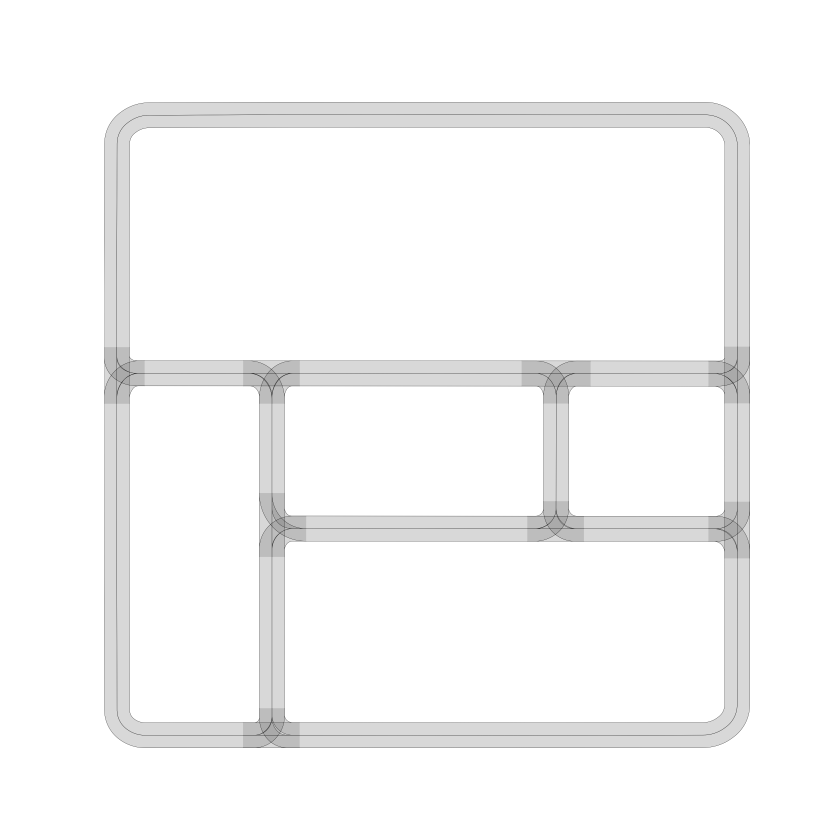
#> input picture python/maps/Town02_resize.png, 2500 x 2500 px (shown at 1/3 size)
$ python draw_track.py
#> lines starting #> are read from the running program, lines starting #| are printed output that depends on the picture
import cv2
import copy

import numpy as np


def pos2pixel(pos):
    pixel = [0, 0]
    pixel[0] = int(pos[0] * 9.44) + 402   # Left: - || Right: +
    pixel[1] = int(pos[1] * 9.44) - 670   # Up: - || Down: +
    return pixel


def draw_waypoints(image, points):
    img_with_waypoints = image
    point_color = (255, 0, 0)
    for i, point in enumerate(points):
        pixel = pos2pixel(point)
        pixel_text = copy.deepcopy(pixel)
        pixel_text[1] -= 30
        img_with_waypoints = cv2.circle(img_with_waypoints, pixel, 8, point_color, 16)
        img_with_waypoints = cv2.putText(img_with_waypoints, str(i), pixel_text,
                                         cv2.FONT_HERSHEY_SIMPLEX, 1.2, (0, 0, 255), 2)
    return img_with_waypoints


img_init = cv2.imread('maps/Town02_resize.png')
#> img_init is the input picture: shape (2500, 2500, 3); min 0, max 255, mean 247.8
print("RAW IMAGE: ", img_init.shape)
#| RAW IMAGE:  (2500, 2500, 3)
img_size = img_init.shape[:2]
#> img_size = (2500, 2500)

vehicle_info = np.load("map2_spawn_points.npy")
#> (reads python/map2_spawn_points.npy from the repository)
print(vehicle_info.shape)
vehicle_pos = vehicle_info[:, :2]
print(vehicle_pos.shape)

img = copy.deepcopy(img_init)
img = draw_waypoints(img, vehicle_pos)
#> after the loop in draw_waypoints, `for i, point in enumerate(points):`:
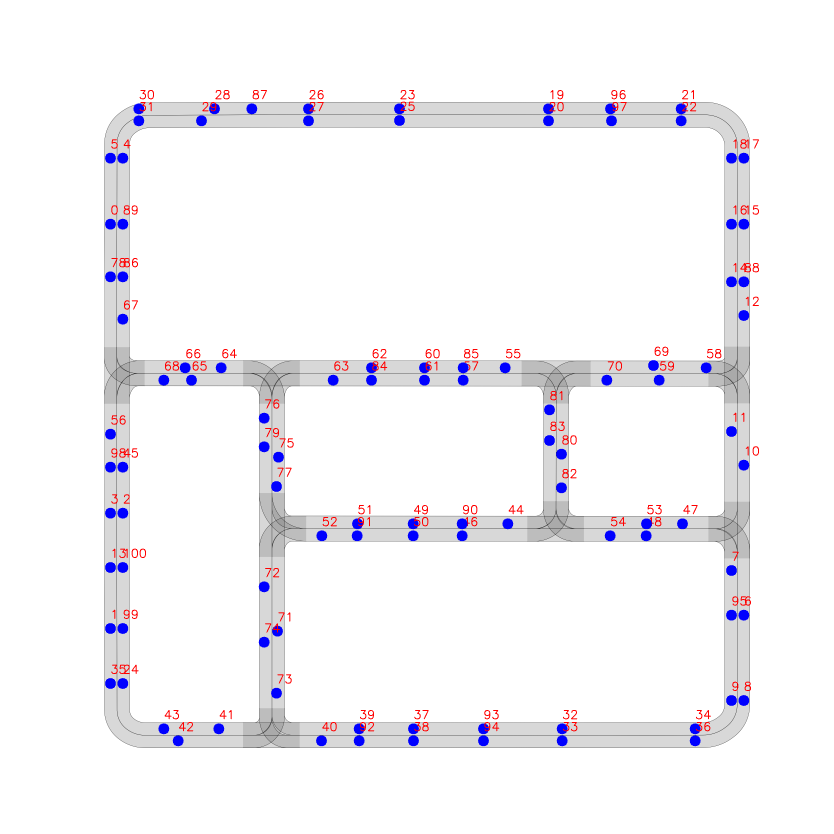
#> img_with_waypoints: shape (2500, 2500, 3) (shown at 1/3 size); mean B, G, R 247, 243.6, 245.1
cv2.imwrite("img_with_point_num.png", img)
